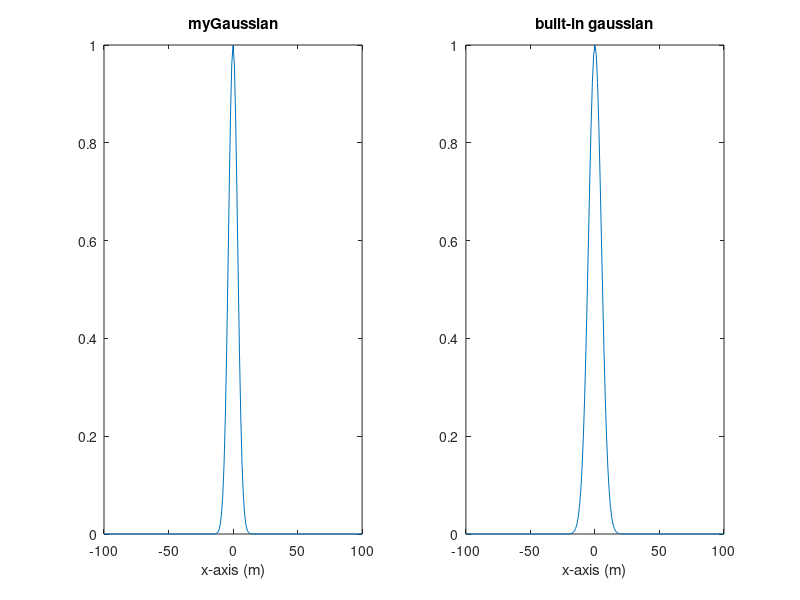

Source code (MATLAB):
%function [gaussian]= Gaussian1D(sigma)
clc;
clear;

sigma=5;
X=ceil(-100*sigma):floor(100*sigma); %ceil only makes the rounding operaiton.
gaussian=exp(-1*(((X.^2))/(2*sigma.^2)));
gaussian=gaussian/sum(gaussian);
x = -100:1:100;
y = exp(-x.^2/sigma^2);

%shortcut version for gaussian function implementation.
p = -100:1:100;
q = gaussmf(p,[sigma 0]);

subplot(121);plot(x,y)
xlabel('x-axis (m)')
title('myGaussian')
subplot(122);plot(p,q);
xlabel('x-axis (m)')
title('built-in gaussian')